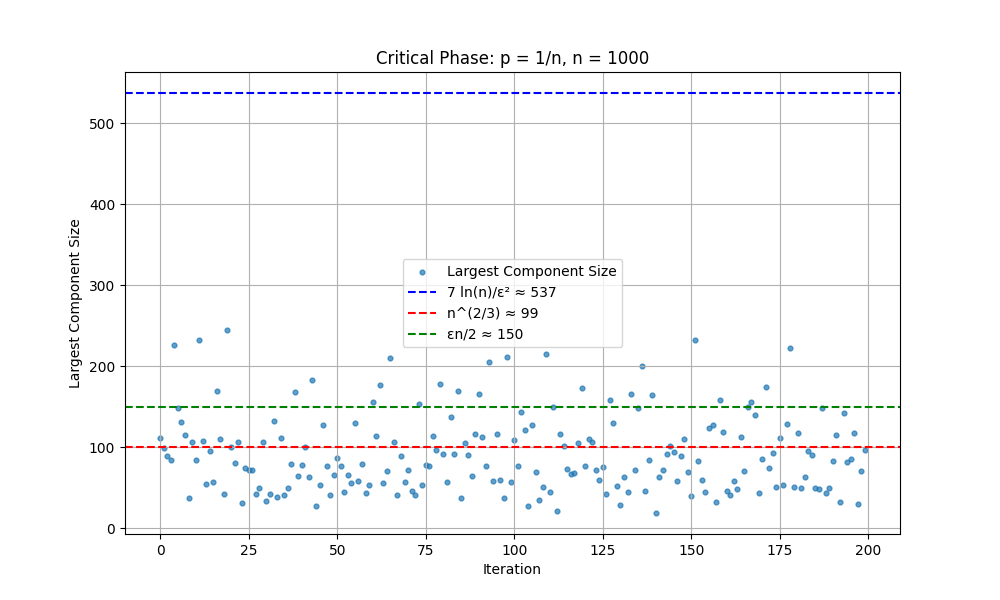

Reproduce this figure in Python.
import networkx as nx
import matplotlib.pyplot as plt
import math

n = 1000
epsilon = 0.3   
p = 1 / n

iterations = 200

giant_sizes = []

for _ in range(iterations):
    G = nx.erdos_renyi_graph(n, p)

    largest = max(len(c) for c in nx.connected_components(G))
    giant_sizes.append(largest)

log_bound = (7 * math.log(n)) / (epsilon ** 2)
critical_line = n ** (2/3)
linear_ref = (epsilon * n) / 2

plt.figure(figsize=(10, 6))

plt.scatter(range(iterations), giant_sizes, s=12, alpha=0.7,
            label="Largest Component Size")

plt.axhline(log_bound, color='blue', linestyle='--',
            label=f"7 ln(n)/ε² ≈ {int(log_bound)}")

plt.axhline(critical_line, color='red', linestyle='--',
            label=f"n^(2/3) ≈ {int(critical_line)}")

plt.axhline(linear_ref, color='green', linestyle='--',
            label=f"εn/2 ≈ {int(linear_ref)}")

plt.xlabel("Iteration")
plt.ylabel("Largest Component Size")

plt.title(f"Critical Phase: p = 1/n, n = {n}")

plt.legend()
plt.grid()

plt.show()
